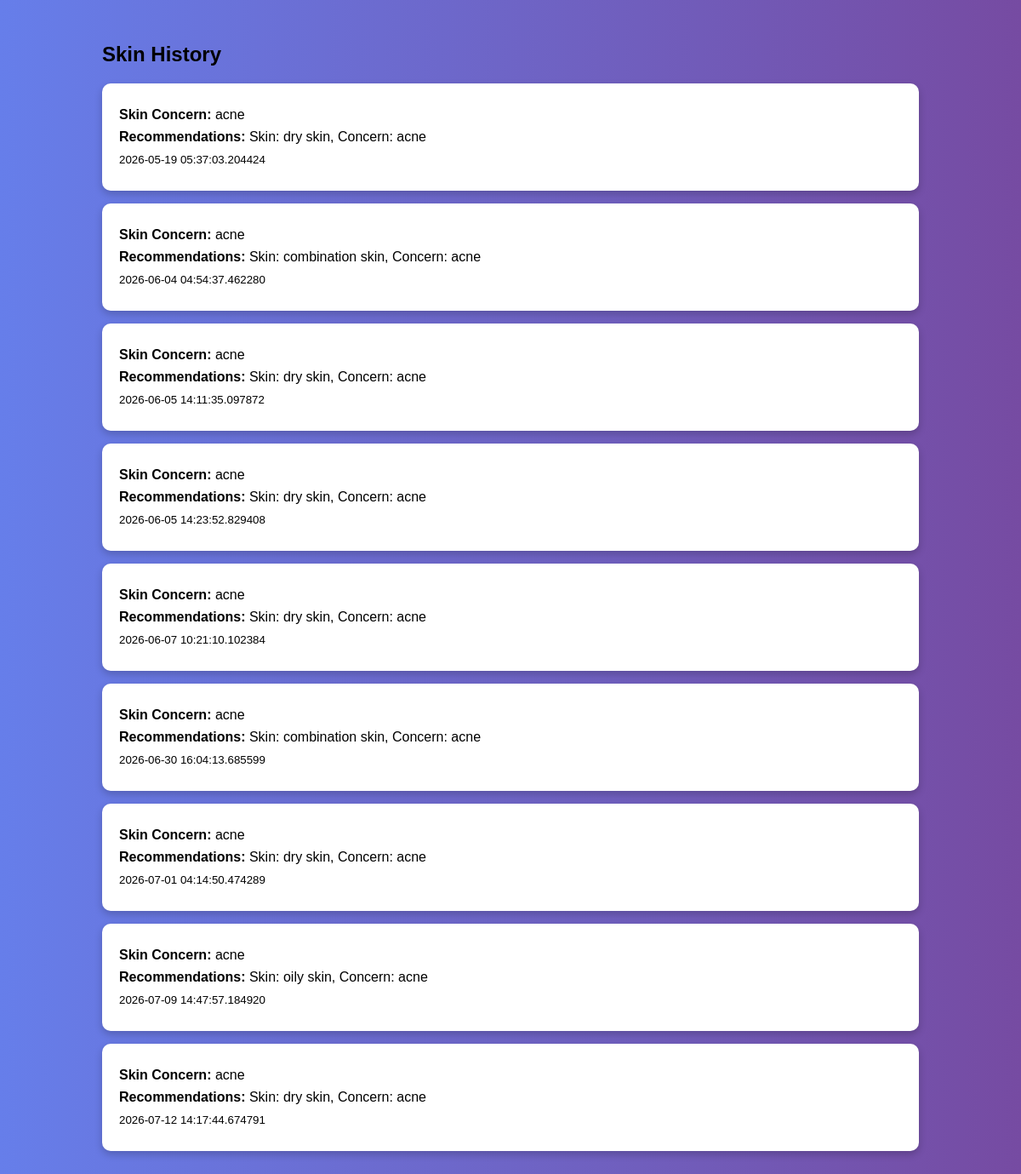
/skin_history (signed in), run on the app's committed database.
### app.py (models this page shows)
class Analysis(db.Model):
    id = db.Column(db.Integer, primary_key=True)
    user_id = db.Column(db.Integer, db.ForeignKey('user.id'), nullable=False)
    skin_concern = db.Column(db.String(100))
    hair_concern = db.Column(db.String(100))
    recommendations = db.Column(db.Text)
    analysis_type = db.Column(db.String(20))
    created_at = db.Column(db.DateTime, default=datetime.utcnow)

### app.py (the view)
@app.route("/skin_history")
def skin_history():
    if "user" not in session:
        return redirect(url_for("login"))
    user = User.query.filter_by(username=session['user']).first()
    history = Analysis.query.filter_by(
        user_id=user.id,
        analysis_type="skin"
    ).all()
    return render_template("history.html", history=history, type="skin")

### templates/history.html (shortened to what this page needs)
<!DOCTYPE html>
<html lang="en">
<head>
</head>
<body>
<div class="container">
<h2>{{ type | capitalize }} History</h2>
{% if history %}
    {% for analysis in history %}
    <div class="history-card">
        {% if type == "skin" %}
            <p><b>Skin Concern:</b> {{ analysis.skin_concern }}</p>
        {% elif type == "hair" %}
            <p><b>Hair Concern:</b> {{ analysis.hair_concern }}</p>
        {% endif %}
        <p><b>Recommendations:</b> {{ analysis.recommendations }}</p>
        <p><small>{{ analysis.created_at }}</small></p>
    </div>
    {% endfor %}
{% else %}
    <p>No history found.</p>
{% endif %}
</div>
</body>
</html>

### templates/history.html (style rules this page uses)
body { font-family: Arial, sans-serif; background: linear-gradient(to right,#667eea,#764ba2); margin:0; padding:0; }
.container { width:80%; margin:auto; padding:30px; }
.history-card { background:white; padding:20px; margin:15px 0; border-radius:10px; box-shadow:0 4px 10px rgba(0,0,0,0.2); }
.history-card p { margin:8px 0; font-size:16px; }

### data on the page
Analysis: skin_concern "acne", recommendations "Skin: dry skin, Concern: acne", created_at "2026-05-19 05:37:03.204424"
Analysis: skin_concern "acne", recommendations "Skin: combination skin, Concern: acne", created_at "2026-06-04 04:54:37.462280"
Analysis: skin_concern "acne", recommendations "Skin: dry skin, Concern: acne", created_at "2026-06-05 14:11:35.097872"
Analysis: skin_concern "acne", recommendations "Skin: dry skin, Concern: acne", created_at "2026-06-05 14:23:52.829408"
Analysis: skin_concern "acne", recommendations "Skin: dry skin, Concern: acne", created_at "2026-06-07 10:21:10.102384"
Analysis: skin_concern "acne", recommendations "Skin: combination skin, Concern: acne", created_at "2026-06-30 16:04:13.685599"
Analysis: skin_concern "acne", recommendations "Skin: dry skin, Concern: acne", created_at "2026-07-01 04:14:50.474289"
Analysis: skin_concern "acne", recommendations "Skin: oily skin, Concern: acne", created_at "2026-07-09 14:47:57.184920"
Analysis: skin_concern "acne", recommendations "Skin: dry skin, Concern: acne", created_at "2026-07-12 14:17:44.674791"

### other printed values
{{ type | capitalize }} "Skin"
